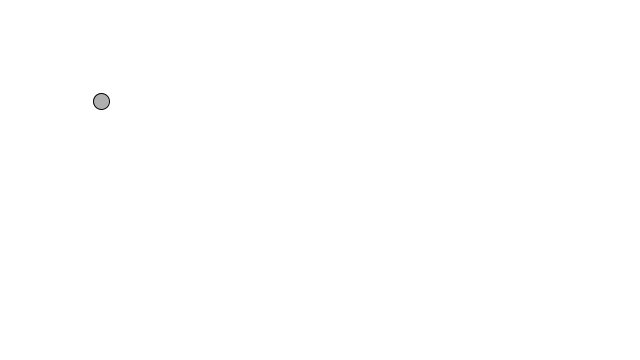
Frame 1 (no input)
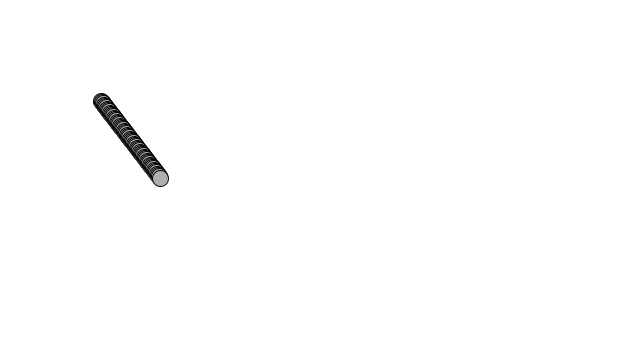
Frame 60 (the mouse pressed at the canvas centre just before this capture)
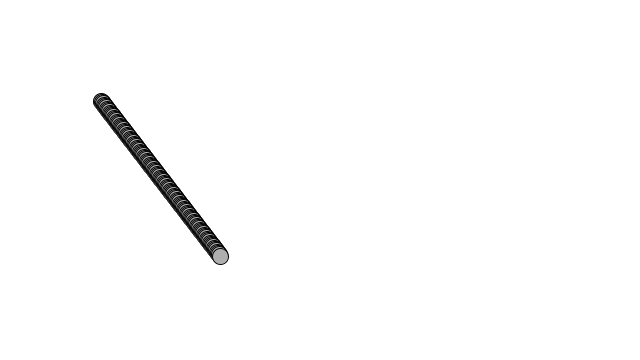
Frame 120 (the mouse held since frame 60 and released just before this capture)

The Processing sketch that drew these frames (run headless with seeded random() and noise(); from frame 60 on, the mouse is pressed at the canvas centre):

// Processing sketch: ex_1_1
// ── ex_1_1.pde
float x      = 100;
float y      = 100;
float xspeed = 1;
float yspeed = 1.3;

void setup() {
  size(640, 360);
  background(255);
}

void draw() {
  // background(255);

  x = x + xspeed;
  y = y + yspeed;

  if ((x > width) || (x < 0)) {
    xspeed = xspeed * -1;
  }
  if ((y > height) || (y < 0)) {
    yspeed = yspeed * -1;
  }

  stroke(0);
  fill(175);
  ellipse(x, y, 16, 16);
}
